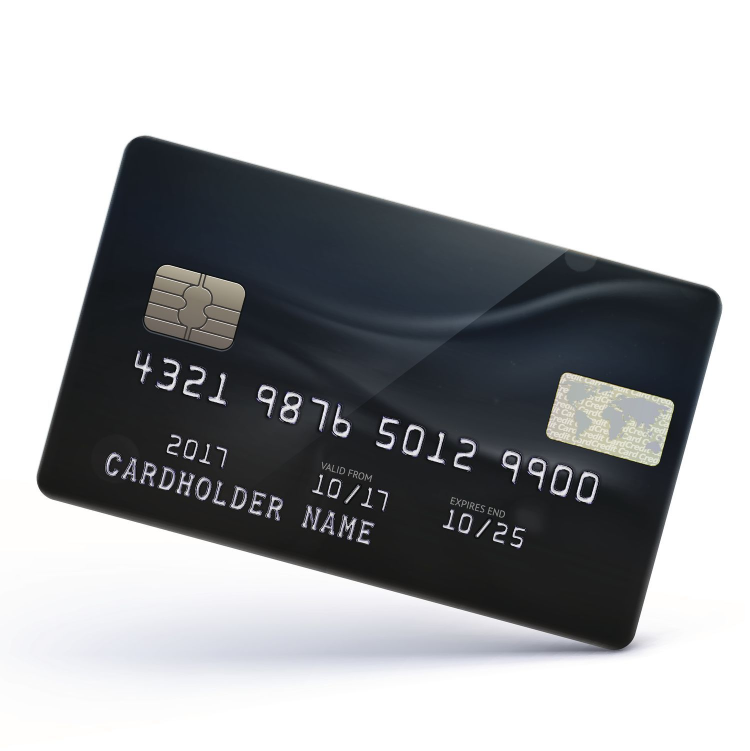
#> input picture CSE483 SMR24 Project Test Cases/06 - Hatetlewe7 hatlewe7.jpg, 1500 x 1502 px, found by its file name (shown at 1/2 size)
$ python generic.py
#> lines starting #> are read from the running program, lines starting #| are printed output that depends on the picture; after the words box and inside, x2 and y2 are one past the last pixel; in counts of white or black regions, pixels touching at a corner belong together
#> further down, input_img is the input picture: shape (1502, 1500, 3); mean B, G, R 170.6, 168.5, 167.1
import numpy as np
import cv2
import matplotlib.pyplot as plt
plt.figure(figsize=(20,10))

def expand_borders(img, border_size=50):
#> called with border_size = 20
    border_color = img[0, 0].tolist()
#> border_color = 255
    expanded_img = cv2.copyMakeBorder(img, border_size, border_size, border_size, border_size,
                                      cv2.BORDER_CONSTANT, value=border_color)
    return expanded_img


def sort_corners(corners):
    rect = np.zeros((4, 2), dtype="float32")
    s = corners.sum(axis=1)
    rect[0] = corners[np.argmin(s)]  # Top-left
    rect[2] = corners[np.argmax(s)]  # Bottom-right

    diff = np.diff(corners, axis=1)
    rect[1] = corners[np.argmin(diff)]  # Top-right
    rect[3] = corners[np.argmax(diff)]  # Bottom-left

    return rect


def warp_perspective(image, corners):
    rect = sort_corners(corners)
    (tl, tr, br, bl) = rect

    width_a = np.sqrt(((br[0] - bl[0]) ** 2) + ((br[1] - bl[1]) ** 2))
    width_b = np.sqrt(((tr[0] - tl[0]) ** 2) + ((tr[1] - tl[1]) ** 2))
    max_width = max(int(width_a), int(width_b))

    height_a = np.sqrt(((tr[0] - br[0]) ** 2) + ((tr[1] - br[1]) ** 2))
    height_b = np.sqrt(((tl[0] - bl[0]) ** 2) + ((tl[1] - bl[1]) ** 2))
    max_height = max(int(height_a), int(height_b))

    dst = np.array([
        [0, 0],
        [max_width - 1, 0],
        [max_width - 1, max_height - 1],
        [0, max_height - 1]
    ], dtype="float32")

    m = cv2.getPerspectiveTransform(rect, dst)
    warped = cv2.warpPerspective(image, m, (max_width, max_height))

    return warped


def extend_line(x1, y1, x2, y2, img_shape):
    img_height, img_width = img_shape
    if x1 == x2:  # Vertical line
        return (x1, 0), (x1, img_height - 1)
    if y1 == y2:  # Horizontal line
        return (0, y1), (img_width - 1, y1)

    slope = (y2 - y1) / (x2 - x1)
    intercept = y1 - slope * x1

    x_top = (0 - intercept) / slope
    x_bottom = (img_height - 1 - intercept) / slope
    y_left = slope * 0 + intercept
    y_right = slope * (img_width - 1) + intercept

    points = []
    if 0 <= x_top < img_width:
        points.append((int(x_top), 0))
    if 0 <= x_bottom < img_width:
        points.append((int(x_bottom), img_height - 1))
    if 0 <= y_left < img_height:
        points.append((0, int(y_left)))
    if 0 <= y_right < img_height:
        points.append((img_width - 1, int(y_right)))

    if len(points) == 2:
        return points[0], points[1]
    else:
        return None, None


def straighten(img, colored):
    img_expanded = expand_borders(img, border_size=20)
    img_lines = expand_borders(colored, border_size=20)
    img_lines = cv2.resize(img_lines, (500, 500))

    img_resized = cv2.resize(img_expanded, (500, 500))

    _, img_thresh = cv2.threshold(img_resized, 0, 255, cv2.THRESH_BINARY + cv2.THRESH_OTSU)
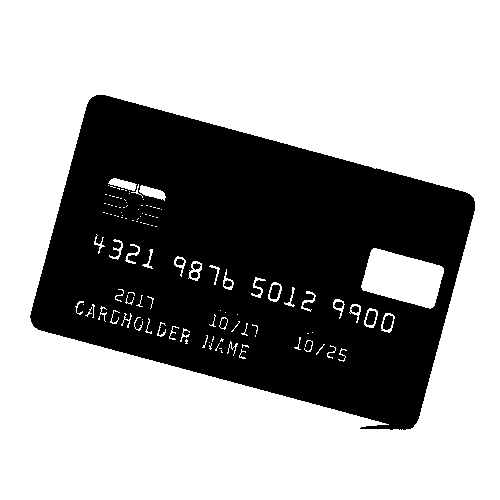
#> img_thresh: shape (500, 500); 63.3% white; 10 black regions, largest, box (x1, y1, x2, y2) and area: (30, 95, 475, 430) 91202, (366, 311, 376, 325) 109, (383, 315, 393, 330) 109

    edges = cv2.Canny(img_thresh, 50, 150, apertureSize=3)
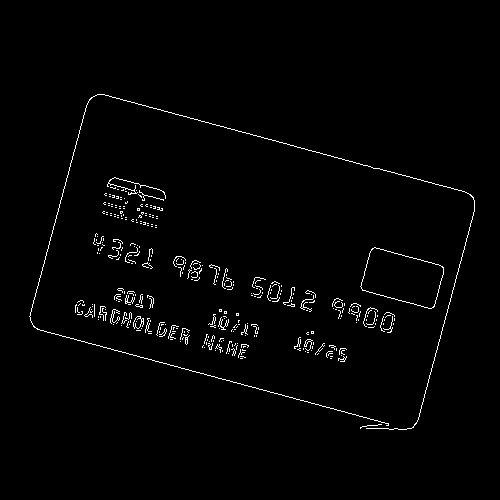
#> edges: shape (500, 500); 1.6% white in thin lines or dots, all inside (x1, y1, x2, y2) = (29, 94, 475, 430)

    #cv2.imshow('edges', edges)
    plt.subplot(3,3,1)
    plt.imshow(edges,cmap='gray')
    plt.title('edges')

    lines = cv2.HoughLines(edges, 1, np.pi / 180, 100)
#> lines = [[308, 1.83], [65, 1.83], [512, 0.262], [110, 0.262]]
    if lines is None:
        print("No lines detected.")
        return None

    extended_lines = []

    for rho, theta in lines[:, 0]:
        a = np.cos(theta)
        b = np.sin(theta)
        x0 = a * rho
        y0 = b * rho
        x1 = int(x0 + 1000 * -b)
        y1 = int(y0 + 1000 * a)
        x2 = int(x0 - 1000 * -b)
        y2 = int(y0 - 1000 * a)

        (x1_ext, y1_ext), (x2_ext, y2_ext) = extend_line(x1, y1, x2, y2, img_resized.shape[:2])
        if (x1_ext, y1_ext) is not None and (x2_ext, y2_ext) is not None:
            extended_lines.append(((x1_ext, y1_ext), (x2_ext, y2_ext)))
            cv2.line(img_lines, (x1_ext, y1_ext), (x2_ext, y2_ext), (0, 0, 255), 2)
           # cv2.imshow('lines', img_lines)
            plt.subplot(3,3,2)
            plt.imshow(img_lines,cmap='gray')
            plt.title('lines')
#> this loop made 4 passes
#> (rho, theta, a, b, x0, y0, x1, y1) on passes 1 to 4: (308, 1.83, -0.259, 0.966, -79.72, 297.5, -1045, 38), (65, 1.83, -0.259, 0.966, -16.82, 62.79, -982, -196), (512, 0.262, 0.966, 0.259, 494.6, 132.5, 235, 1098), (110, 0.262, 0.966, 0.259, 106.3, 28.47, -152, 994)
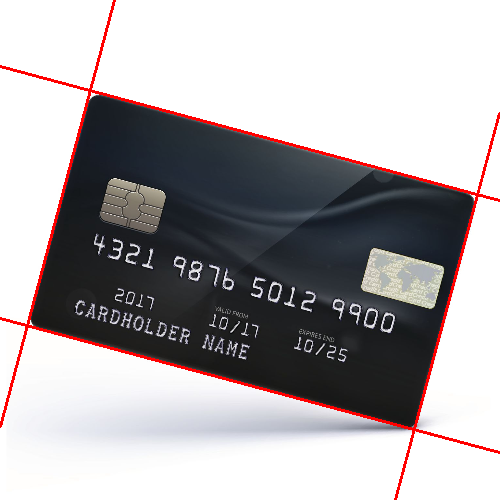
#> img_lines: shape (500, 500, 3); mean B, G, R 171, 169.1, 173.3
#> after the loop, extended_lines = [((0, 318), (499, 452)), ((0, 66), (499, 200)), ((395, 499), (499, 113)), ((114, 0), (0, 426))]

    if len(extended_lines) < 4:
        print("Not enough extended lines.")
        return None

    points = []
    for i in range(len(extended_lines)):
        for j in range(i + 1, len(extended_lines)):
            (x1, y1), (x2, y2) = extended_lines[i]
            (x3, y3), (x4, y4) = extended_lines[j]

            denom = (x1 - x2) * (y3 - y4) - (y1 - y2) * (x3 - x4)
            if denom != 0:
                intersect_x = ((x1 * y2 - y1 * x2) * (x3 - x4) - (x1 - x2) * (x3 * y4 - y3 * x4)) / denom
                intersect_y = ((x1 * y2 - y1 * x2) * (y3 - y4) - (y1 - y2) * (x3 * y4 - y3 * x4)) / denom
                if 0 <= intersect_x < img_resized.shape[1] and 0 <= intersect_y < img_resized.shape[0]:
                    points.append((int(intersect_x), int(intersect_y)))
#> this loop made 4 passes
#> after the loop, points = [(413, 429), (26, 325), (477, 194), (89, 90)]

    if len(points) < 4:
        print("Not enough intersection points.")
        return None

    points = np.array(points)
#> points = [[413, 429], [26, 325], [477, 194], [89, 90]]
    corners = sort_corners(points)
#> in sort_corners, `s = corners.sum(axis=1)`: s = [842, 351, 671, 179]
#> in sort_corners, `diff = np.diff(corners, axis=1)`: diff = [16, 299, -283, 1]
#> corners = [[89, 90], [477, 194], [413, 429], [26, 325]]

    if corners is not None:
        for i in range(4):
            cv2.line(img_lines, tuple(map(int, corners[i])), tuple(map(int, corners[(i + 1) % 4])), (0, 255, 0),
                     2)
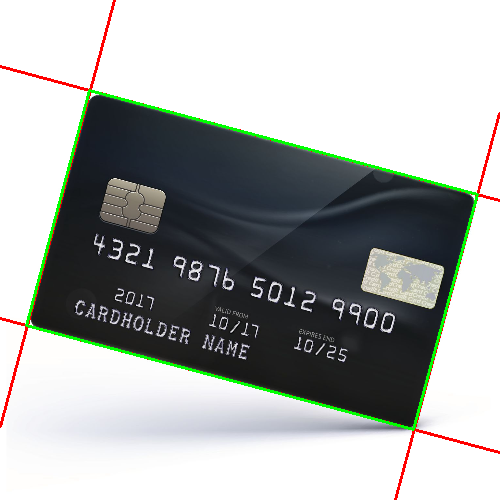
#> img_lines: shape (500, 500, 3); 1.46% of pixels changed, all inside (x1, y1, x2, y2) = (25, 89, 479, 431)
        warped_image = warp_perspective(img_resized, corners)
#> in warp_perspective, `(tl, tr, br, bl) = rect`: tl = [89, 90]; tr = [477, 194]; br = [413, 429]; bl = [26, 325]
#> in warp_perspective, `width_a = np.sqrt(((br[0] - bl[0]) ** 2) + ((br[1] - bl[1]) ** 2))`: width_a = 400.7
#> in warp_perspective, `width_b = np.sqrt(((tr[0] - tl[0]) ** 2) + ((tr[1] - tl[1]) ** 2))`: width_b = 401.7
#> in warp_perspective, `max_width = max(int(width_a), int(width_b))`: max_width = 401
#> in warp_perspective, `height_a = np.sqrt(((tr[0] - br[0]) ** 2) + ((tr[1] - br[1]) ** 2))`: height_a = 243.6
#> in warp_perspective, `height_b = np.sqrt(((tl[0] - bl[0]) ** 2) + ((tl[1] - bl[1]) ** 2))`: height_b = 243.3
#> in warp_perspective, `max_height = max(int(height_a), int(height_b))`: max_height = 243
#> in warp_perspective, `dst = np.array([ [0, 0], [max_width - 1, 0], [max_width - 1, max_heigh..`: dst = [[0, 0], [400, 0], [400, 242], [0, 242]]
#> in warp_perspective, `m = cv2.getPerspectiveTransform(rect, dst)`: m = [[0.963, 0.258, -108.9], [-0.257, 0.958, -63.37], [5.12e-06, -8.85e-06, 1]]
        h, w = warped_image.shape[:2]
#> h = 243; w = 401

        if w / h < 0.7:
            # Rotate 90 degrees clockwise if width is less than height
            warped_image = cv2.rotate(warped_image, cv2.ROTATE_90_CLOCKWISE)

       # cv2.imshow('Detected Card Frame', img_lines)
        #cv2.imshow('Warped Image', warped_image)
        plt.subplot(3,3,3)
        plt.imshow(img_lines,cmap='gray')
        plt.title('Detected Card Frame')
        plt.subplot(3, 3, 4)
        plt.imshow(warped_image, cmap='gray')
        plt.title('Warped Image')

        return warped_image
    else:
        return None


def crop_pan(warped_img):
    h, w = warped_img.shape[:2]

    pan_y_start_ratio = 0.52
    pan_y_end_ratio = 0.7
    pan_x_start_ratio = 0.1
    pan_x_end_ratio = 0.93

    pan_x_start = int(pan_x_start_ratio * w)
    pan_x_end = int(pan_x_end_ratio * w)
    pan_y_start = int(pan_y_start_ratio * h)
    pan_y_end = int(pan_y_end_ratio * h)

    pan_region = warped_img[pan_y_start:pan_y_end, pan_x_start:pan_x_end]

    return pan_region


def pre_process(img):
    img_colored = img.copy()
    img_gray = cv2.cvtColor(img, cv2.COLOR_BGR2GRAY)
    img_straightened = straighten(img_gray, img_colored)

    if img_straightened is None:
        print("No card detected.")
        return None

    otsu_threshold_value, img_thresh = cv2.threshold(img_straightened, 0, 255, cv2.THRESH_BINARY + cv2.THRESH_OTSU)
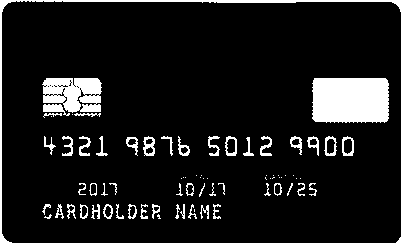
#> img_thresh: shape (243, 401); 9.7% white; 77 white regions (26 under 20 px), largest, box (x1, y1, x2, y2) and area: (312, 78, 389, 123) 3344, (42, 78, 102, 113) 1588, (0, 0, 401, 243) 1461
#> otsu_threshold_value = 106

    print("Otsu's threshold value:", otsu_threshold_value)
#| Otsu's threshold value: 106.0

    #cv2.imshow('threshold', img_thresh)
    plt.subplot(3, 3, 5)
    plt.imshow(img_thresh, cmap='gray')
    plt.title('Threshold')

    img_resized = cv2.resize(img_thresh, (1000, 700))
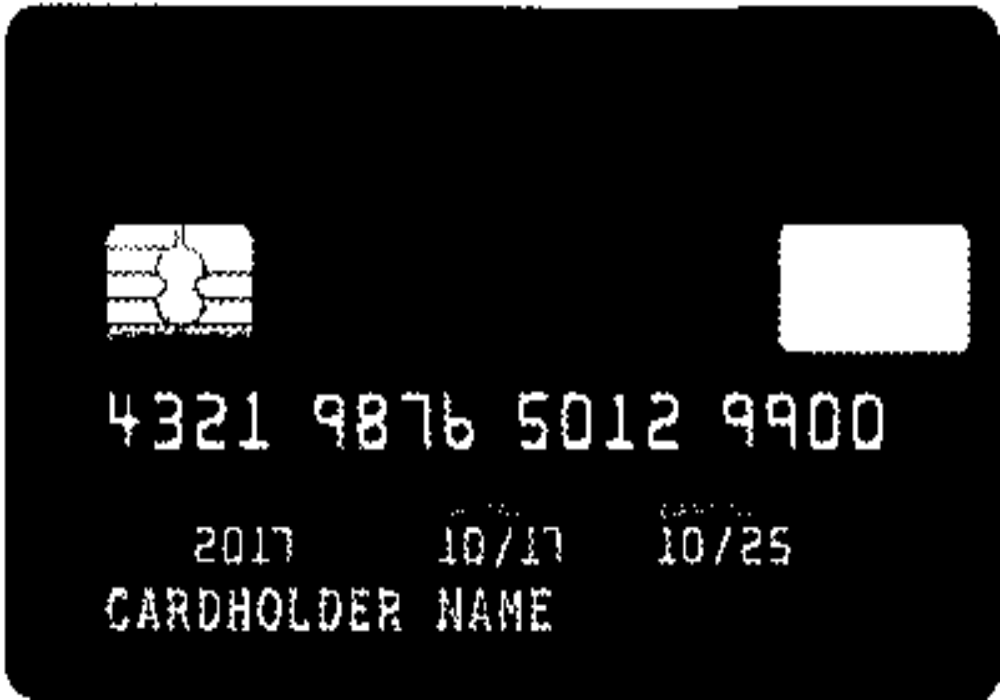
#> img_resized: shape (700, 1000); min 0, max 255, mean 24.9

    #cv2.imshow('img_resized', img_resized)
    plt.subplot(3, 3, 6)
    plt.imshow(img_resized, cmap='gray')
    plt.title('img_resized')

    pan = crop_pan(img_resized)
#> in crop_pan, `pan_x_start = int(pan_x_start_ratio * w)`: pan_x_start = 100
#> in crop_pan, `pan_x_end = int(pan_x_end_ratio * w)`: pan_x_end = 930
#> in crop_pan, `pan_y_start = int(pan_y_start_ratio * h)`: pan_y_start = 364
#> in crop_pan, `pan_y_end = int(pan_y_end_ratio * h)`: pan_y_end = 489

    return pan


# Example usage:
input_img = cv2.imread("D:\senior 1\summer 24\computer vision\CVProject\CSE483 SMR24 Project Test Cases/06 - Hatetlewe7 hatlewe7.jpg")
pan_image = pre_process(input_img)
if pan_image is not None:
    #cv2.imshow('PAN Image', pan_image)
    plt.subplot(3, 3, 7)
    plt.imshow(pan_image, cmap='gray')
    plt.title('Pan Image')
    cv2.imwrite('pan.jpg', pan_image)
plt.show()
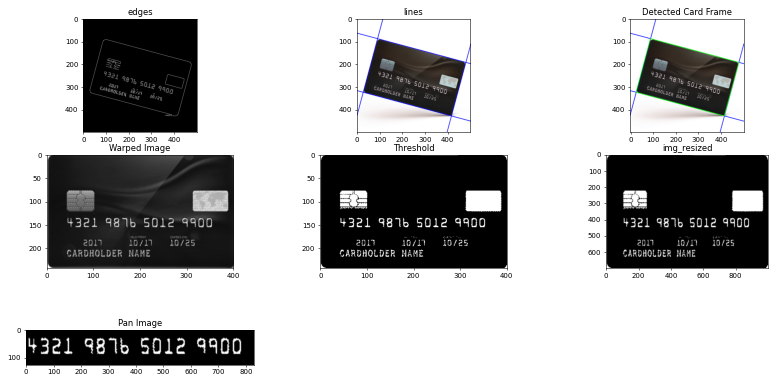
#> figure drawn by matplotlib, 7 panels; B, G, R data is drawn as R, G, B
cv2.waitKey(0)
cv2.destroyAllWindows()
